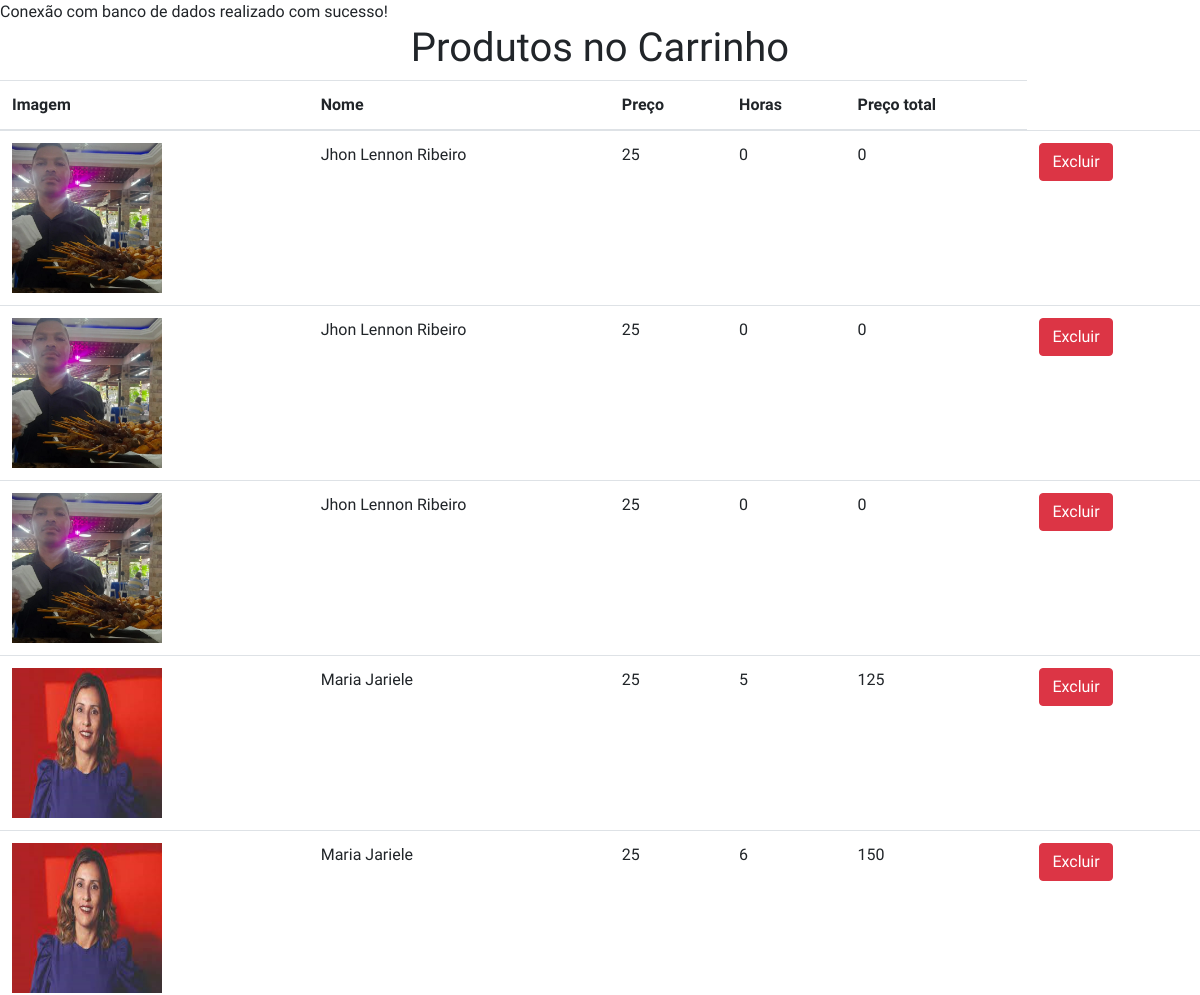
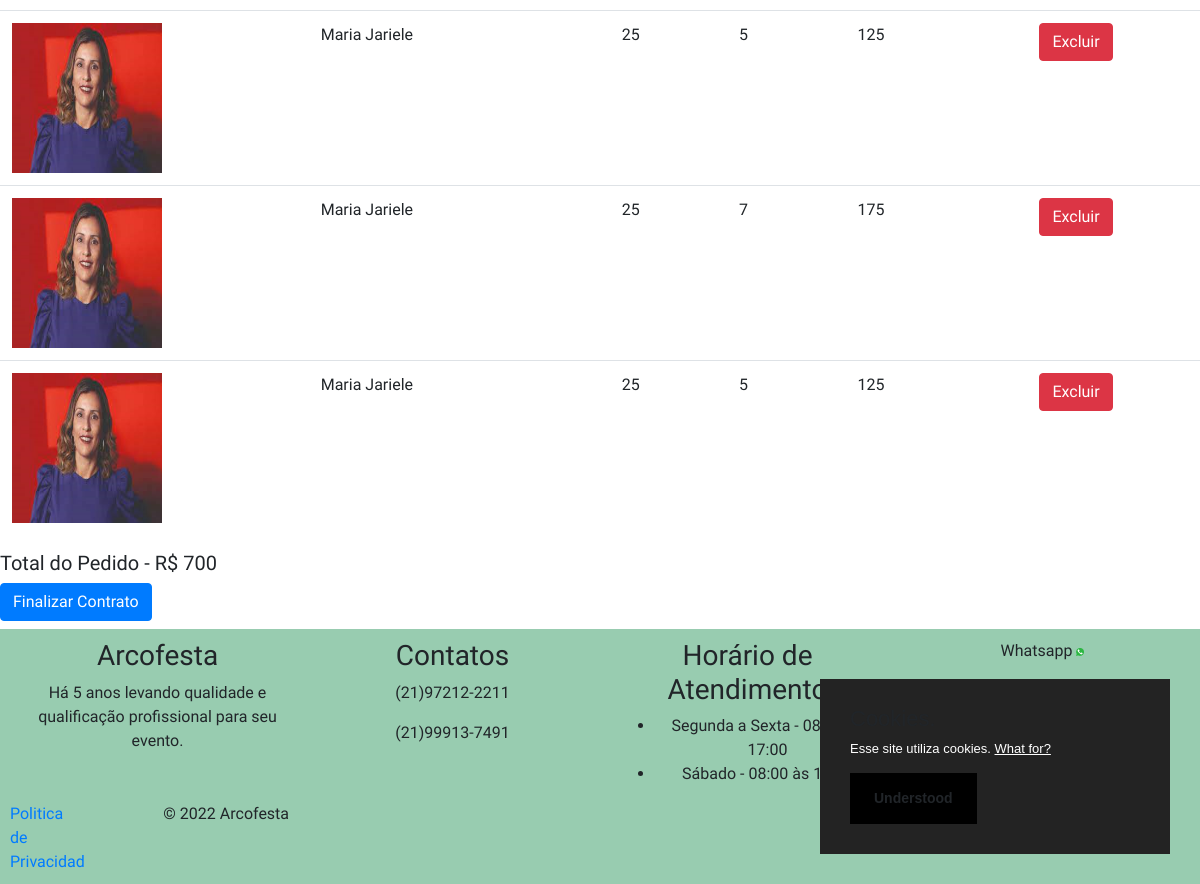
The page /arcofesta/controlefinaliza.php on the database its author committed (2 pictures, top to bottom).
### tables this page shows
CREATE TABLE `carrinho` (
  `idcolaborador` int(11) NOT NULL,
  `nome` varchar(60) NOT NULL,
  `funcao` varchar(30) NOT NULL,
  `foto` varchar(255) NOT NULL,
  `precohora` double NOT NULL,
  `tempoevento` double NOT NULL
);

### arcofesta/controlefinaliza.php (the view, shortened to what this page needs)
<?php
     require_once 'head.php';
     require_once 'conexao.php';
     $preco = 0;
     $busca = "SELECT * from carrinho";
     $resultado= $conn->prepare($busca);
     $resultado->execute();
     if (($resultado) AND ($resultado->rowCount() != 0)) {
 ?>
<h1 class="text-center">Produtos no Carrinho</h1>
<form method="post" action="contratocliente.php">
        <table class="table">
                <thead>
                    <tr>
                    <th>Imagem</th>
                    <th>Nome</th>
                    <th>Preço</th>
                    <th> Horas</th>
                    <th> Preço total</th>
                    </tr>
                </thead>
        <tbody>
<?php
    while ($linha = $resultado->fetch(PDO::FETCH_ASSOC)) {
        extract($linha);
        ?>
                    <tr>
                        <td><img src="<?php echo $foto; ?>" style=width:150px;height:150px;></td>
                        <td><?php echo $nome; ?></td>
                        <td><?php echo $precohora; ?></td>
                        <td><?php echo $tempoevento; ?></td>
                        <td><?php echo $total = $tempoevento * $precohora ;
                        $preco += $total;
                        ?></td>
                        <td>
                            <input type="submit" class="btn btn-danger" name="excluir" value="Excluir">
                        </td>
                    </tr>
<?php
    }
?>
    </tbody>
    </table>
    <?php
        echo "<h5>Total do Pedido - R$ ".$preco;
    ?>
    </h5>
    <h4> <a href="contratocliente.php"><button type="button" class="btn btn-primary">Finalizar Contrato</button></a></h4>
<?php
}
?>
<?php
    require_once 'footer.php';
  ?>

### arcofesta/login.css (style rules this page uses)
html,body { background-image: url(''); background-size: cover; background-repeat: no-repeat; height: 100%; font-family: 'Numans', sans-serif; }

### rows shown on the page
carrinho: nome "Jhon Lennon Ribeiro", precohora "25", tempoevento "0", $total=$tempoevento*$precohora "0"
carrinho: nome "Jhon Lennon Ribeiro", precohora "25", tempoevento "0", $total=$tempoevento*$precohora "0"
carrinho: nome "Jhon Lennon Ribeiro", precohora "25", tempoevento "0", $total=$tempoevento*$precohora "0"
carrinho: nome "Maria Jariele", precohora "25", tempoevento "5", $total = $tempoevento * $precohora "125"
carrinho: nome "Maria Jariele", precohora "25", tempoevento "6", $total = $tempoevento * $precohora "150"
carrinho: nome "Maria Jariele", precohora "25", tempoevento "5", $total = $tempoevento * $precohora "125"
carrinho: nome "Maria Jariele", precohora "25", tempoevento "7", $total = $tempoevento * $precohora "175"
carrinho: nome "Maria Jariele", precohora "25", tempoevento "5", $total = $tempoevento * $precohora "125"

### other values the page prints
$preco "700"
